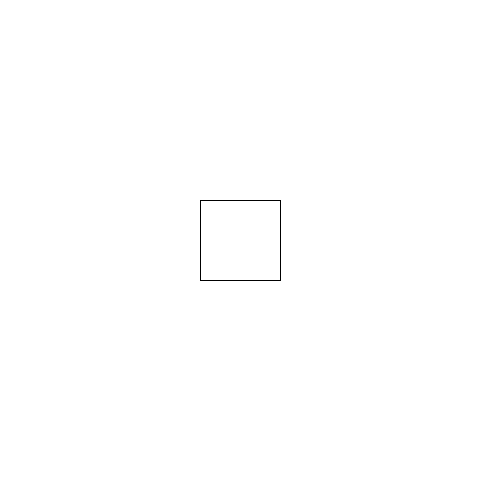
Frame 1 (no input)
Frame 2 (the mouse pressed at the canvas centre, redrawn once): identical to frame 1, image omitted

The Processing sketch that drew this single still picture (run headless with seeded random() and noise(); the mouse was pressed at the canvas centre and the sketch redrawn once):

// Processing sketch: processing_82962
// ── processing_82962.pde

void setup()
{
  //SIZE
  //La taille en pixel du papier de la fenêtre est largeur= 220 hauteur= 200
  size(500,500);
  
  smooth();
 
  //BACKGROUND
  //Peindre le fond de notre fenetre 
  background(255);
 
}

void draw()
{

  rect(200,200,80,80);

  noLoop();

}
